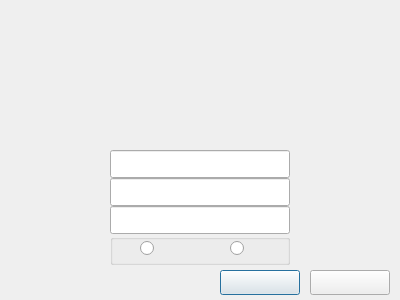
<?xml version="1.0" encoding="UTF-8"?>
<ui version="4.0">
 <class>CRegistAccountDialog</class>
 <widget class="QDialog" name="CRegistAccountDialog">
  <property name="geometry">
   <rect>
    <x>0</x>
    <y>0</y>
    <width>400</width>
    <height>300</height>
   </rect>
  </property>
  <property name="windowTitle">
   <string>Dialog</string>
  </property>
  <widget class="QPushButton" name="CBtnConfirm_Regist">
   <property name="geometry">
    <rect>
     <x>220</x>
     <y>270</y>
     <width>80</width>
     <height>25</height>
    </rect>
   </property>
   <property name="text">
    <string/>
   </property>
  </widget>
  <widget class="QPushButton" name="CBtnCancel_Regist">
   <property name="geometry">
    <rect>
     <x>310</x>
     <y>270</y>
     <width>80</width>
     <height>25</height>
    </rect>
   </property>
   <property name="text">
    <string/>
   </property>
  </widget>
  <widget class="QLineEdit" name="CLedPasswd_Regist">
   <property name="geometry">
    <rect>
     <x>110</x>
     <y>178</y>
     <width>180</width>
     <height>28</height>
    </rect>
   </property>
  </widget>
  <widget class="QLineEdit" name="CLedUser_Regist">
   <property name="geometry">
    <rect>
     <x>110</x>
     <y>150</y>
     <width>180</width>
     <height>28</height>
    </rect>
   </property>
  </widget>
  <widget class="QGroupBox" name="groupBox">
   <property name="enabled">
    <bool>true</bool>
   </property>
   <property name="geometry">
    <rect>
     <x>110</x>
     <y>234</y>
     <width>180</width>
     <height>31</height>
    </rect>
   </property>
   <property name="title">
    <string/>
   </property>
   <widget class="QRadioButton" name="CRbtnMan">
    <property name="geometry">
     <rect>
      <x>30</x>
      <y>0</y>
      <width>70</width>
      <height>28</height>
     </rect>
    </property>
    <property name="text">
     <string/>
    </property>
   </widget>
   <widget class="QRadioButton" name="CRbtnWoman">
    <property name="geometry">
     <rect>
      <x>120</x>
      <y>0</y>
      <width>70</width>
      <height>28</height>
     </rect>
    </property>
    <property name="text">
     <string/>
    </property>
   </widget>
  </widget>
  <widget class="QLineEdit" name="CLedPasswdAgain_Regist">
   <property name="geometry">
    <rect>
     <x>110</x>
     <y>206</y>
     <width>180</width>
     <height>28</height>
    </rect>
   </property>
  </widget>
  <widget class="QLabel" name="CLblBackgroundUp_Regist">
   <property name="geometry">
    <rect>
     <x>0</x>
     <y>0</y>
     <width>400</width>
     <height>140</height>
    </rect>
   </property>
   <property name="text">
    <string/>
   </property>
  </widget>
  <widget class="QLabel" name="CLblUserError_Regist">
   <property name="geometry">
    <rect>
     <x>290</x>
     <y>150</y>
     <width>110</width>
     <height>28</height>
    </rect>
   </property>
   <property name="text">
    <string/>
   </property>
  </widget>
  <widget class="QLabel" name="CLblPasswdAgainError_Regist">
   <property name="geometry">
    <rect>
     <x>290</x>
     <y>206</y>
     <width>110</width>
     <height>28</height>
    </rect>
   </property>
   <property name="text">
    <string/>
   </property>
  </widget>
  <widget class="QLabel" name="CLblPasswdError_Regist">
   <property name="geometry">
    <rect>
     <x>290</x>
     <y>178</y>
     <width>110</width>
     <height>28</height>
    </rect>
   </property>
   <property name="text">
    <string/>
   </property>
  </widget>
  <widget class="QLabel" name="CLblBackgroundCenter_Regist">
   <property name="geometry">
    <rect>
     <x>0</x>
     <y>140</y>
     <width>400</width>
     <height>125</height>
    </rect>
   </property>
   <property name="text">
    <string/>
   </property>
  </widget>
  <widget class="QLabel" name="CLblBackgroundDown_Regist">
   <property name="geometry">
    <rect>
     <x>0</x>
     <y>265</y>
     <width>400</width>
     <height>35</height>
    </rect>
   </property>
   <property name="text">
    <string/>
   </property>
  </widget>
  <zorder>CLblBackgroundUp_Regist</zorder>
  <zorder>CLblBackgroundCenter_Regist</zorder>
  <zorder>CLblBackgroundDown_Regist</zorder>
  <zorder>CBtnConfirm_Regist</zorder>
  <zorder>CBtnCancel_Regist</zorder>
  <zorder>CLedPasswd_Regist</zorder>
  <zorder>CLedUser_Regist</zorder>
  <zorder>groupBox</zorder>
  <zorder>CLedPasswdAgain_Regist</zorder>
  <zorder>CLblUserError_Regist</zorder>
  <zorder>CLblPasswdAgainError_Regist</zorder>
  <zorder>CLblPasswdError_Regist</zorder>
 </widget>
 <resources/>
 <connections/>
</ui>
